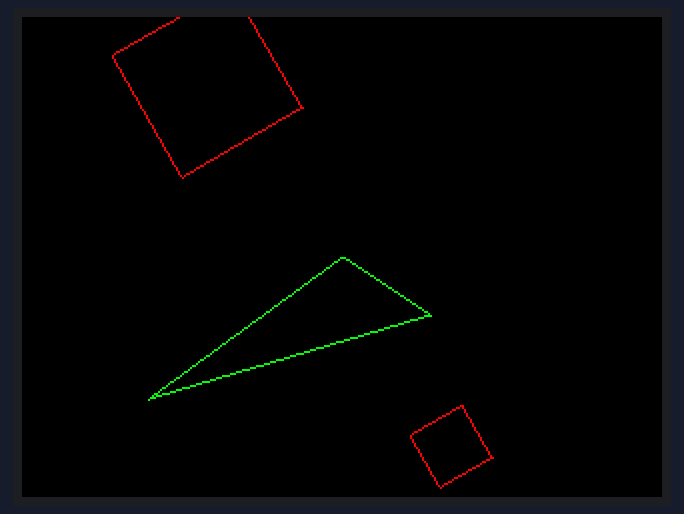
The program below on a simulated Raspberry Pi Pico running MicroPython. Parts: 320×240 colour display.

Above: at 0.47 s.
At 3.01 s:
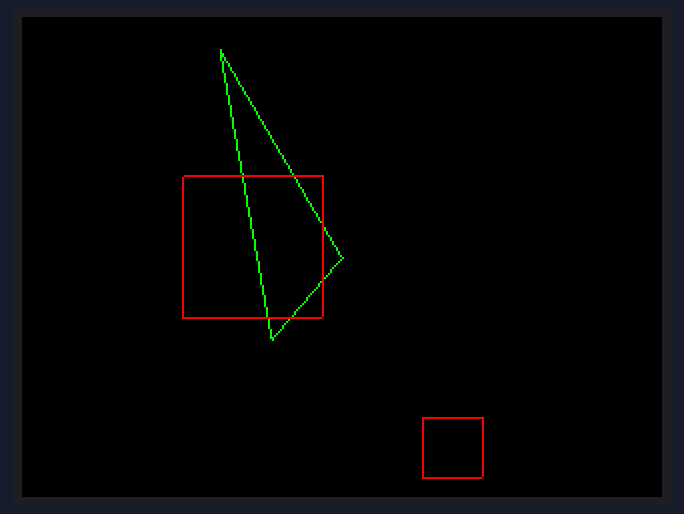
At 5.55 s:
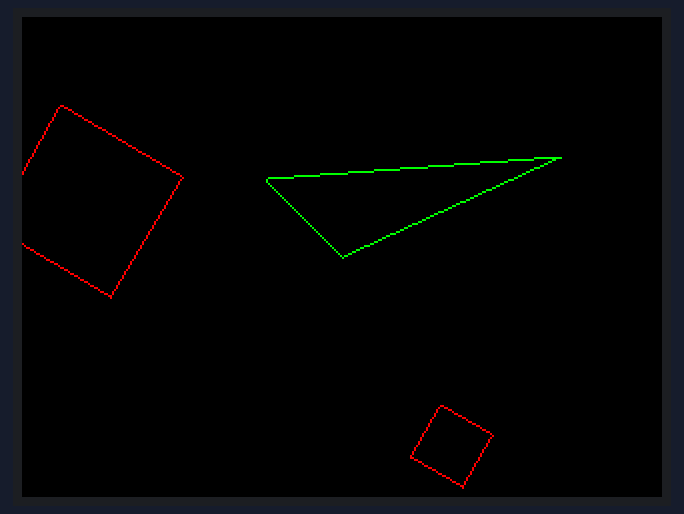
At 10.94 s:
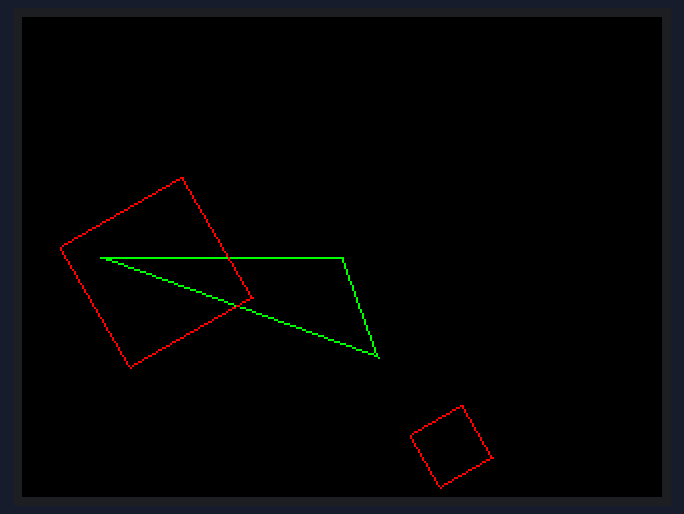
At 16.34 s:
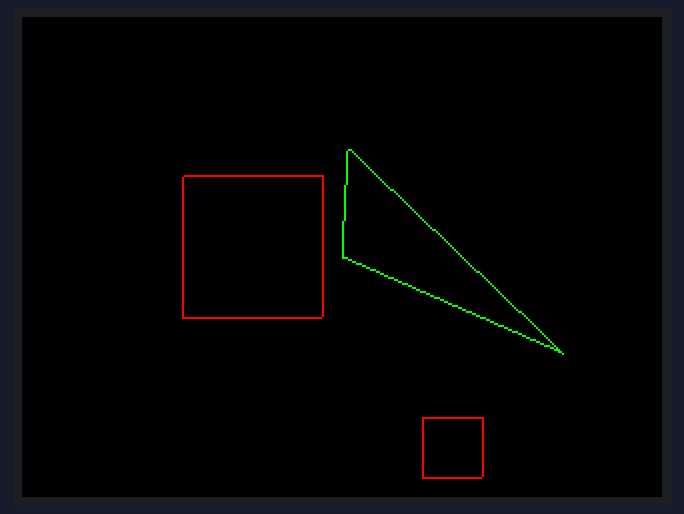
At 21.73 s:
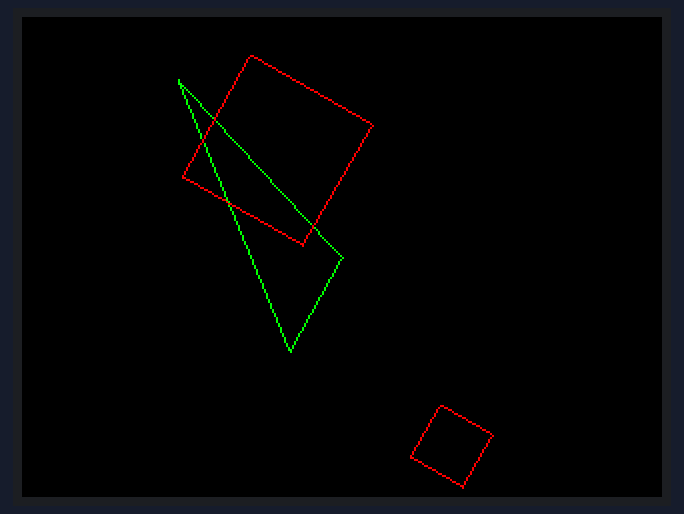

The program:

2dTransformation.py
```python
from picographics import PicoGraphics, DISPLAY_PICO_DISPLAY_2, PEN_P4
import math

display = PicoGraphics(display=DISPLAY_PICO_DISPLAY_2, pen_type=PEN_P4)
w, h = display.get_bounds()
cWidth = w >> 1
cHeight = h >> 1
# Set brightness of display
display.set_backlight(0.8)

BLACK = display.create_pen(0,0,0)
GREEN = display.create_pen(0,255,0)
RED = display.create_pen(255,0,0)

# Function to clear the screen
def clear():
    display.set_pen(BLACK)
    display.clear()


class Point:
    def __init__(self, x=0, y=0, z=0):
        self.x, self.y, self.z = x, y, z

class Triangle:
    def __init__(self, p1, p2, p3):
        self.points = [p1, p2, p3]

class Quad:
    def __init__(self, p1, p2, p3, p4):
        self.points = [p1, p2, p3, p4]


def draw(shape):
    # Size of the shape, based off the length of the shape's points structure
    shapeSize = len(shape.points)-1
    # Draw all but the last 'connecting' line
    for p in range(0,shapeSize):
        display.line(int(shape.points[p].x), int(shape.points[p].y), int(shape.points[p+1].x), int(shape.points[p+1].y))
    # Draw the final connecting line back to the first point on the shape
    display.line(int(shape.points[shapeSize].x), int(shape.points[shapeSize].y), int(shape.points[0].x), int(shape.points[0].y))

# Rotate about a pivot Point(x,y), for a given angle
def rotate(shape, angle, pivot):
    # Convert from degrees to radians
    angle = math.radians(angle)
    for p in range(0, len(shape.points)):
        # Shift the pivot point to the origin, and the Triangle's point
        xShifted = shape.points[p].x - pivot.x
        yShifted = shape.points[p].y - pivot.y
        # Calculate the point's rotation from the origin, and then shift back
        shape.points[p].x = pivot.x + (xShifted * math.cos(angle) - yShifted * math.sin(angle))
        shape.points[p].y = pivot.y + (xShifted * math.sin(angle) + yShifted * math.cos(angle))

# Shift the object by x,y
def shift(shape, x, y):
    for p in range(0, len(shape.points)):
        shape.points[p].x += x
        shape.points[p].y += y

# Scale the object by a scale factor, from origin Point(x,y)
def scale(shape, scale, origin):
    for p in range(0, len(shape.points)):
        # Shift the pivot point to the origin, and the Triangle's point
        xShifted = shape.points[p].x - origin.x
        yShifted = shape.points[p].y - origin.y
        # Calculate the point's rotation from the origin, and then shift back
        shape.points[p].x = origin.x + (xShifted * scale)
        shape.points[p].y = origin.y + (yShifted * scale)


newTriangle = Triangle(Point(cWidth, cHeight), Point(cWidth+50, cHeight+20), Point(cWidth - 80, cHeight+90))
square1 = Quad(Point(10, 10), Point(80, 10), Point(80, 80), Point(10, 80))
square2 = Quad(Point(200, 200), Point(230, 200), Point(230, 230), Point(200, 230))


# Clear display on start
clear()
while True:
    display.set_pen(GREEN)
    rotate(newTriangle, 1, Point(cWidth,cHeight))
    draw(newTriangle)

    display.set_pen(RED)
    rotate(square1, 5, Point(80,80))
    draw(square1)

    rotate(square2, -10, Point(215, 215))
    draw(square2)

    display.update()
    clear()
```
